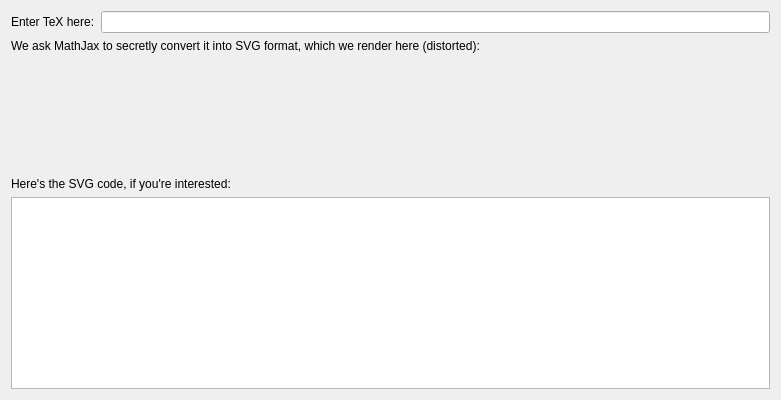
<?xml version="1.0" encoding="UTF-8"?>
<ui version="4.0">
 <class>MainWindow</class>
 <widget class="QMainWindow" name="MainWindow">
  <property name="geometry">
   <rect>
    <x>0</x>
    <y>0</y>
    <width>781</width>
    <height>400</height>
   </rect>
  </property>
  <property name="windowTitle">
   <string>MainWindow</string>
  </property>
  <widget class="QWidget" name="centralWidget">
   <layout class="QVBoxLayout" name="verticalLayout">
    <item>
     <layout class="QHBoxLayout" name="horizontalLayout">
      <item>
       <widget class="QLabel" name="label">
        <property name="text">
         <string>Enter TeX here:</string>
        </property>
       </widget>
      </item>
      <item>
       <widget class="QLineEdit" name="lineEdit"/>
      </item>
     </layout>
    </item>
    <item>
     <widget class="QLabel" name="label_3">
      <property name="text">
       <string>We ask MathJax to secretly convert it into SVG format, which we render here (distorted):</string>
      </property>
     </widget>
    </item>
    <item>
     <layout class="QHBoxLayout" name="horizontalLayout_2">
      <item>
       <widget class="QWidget" name="widget" native="true">
        <property name="sizePolicy">
         <sizepolicy hsizetype="Preferred" vsizetype="Expanding">
          <horstretch>0</horstretch>
          <verstretch>0</verstretch>
         </sizepolicy>
        </property>
       </widget>
      </item>
      <item>
       <spacer name="horizontalSpacer">
        <property name="orientation">
         <enum>Qt::Horizontal</enum>
        </property>
        <property name="sizeHint" stdset="0">
         <size>
          <width>40</width>
          <height>20</height>
         </size>
        </property>
       </spacer>
      </item>
     </layout>
    </item>
    <item>
     <widget class="QLabel" name="label_2">
      <property name="text">
       <string>Here's the SVG code, if you're interested:</string>
      </property>
     </widget>
    </item>
    <item>
     <widget class="QPlainTextEdit" name="plainTextEdit"/>
    </item>
   </layout>
  </widget>
 </widget>
 <layoutdefault spacing="6" margin="11"/>
 <resources/>
 <connections/>
</ui>
